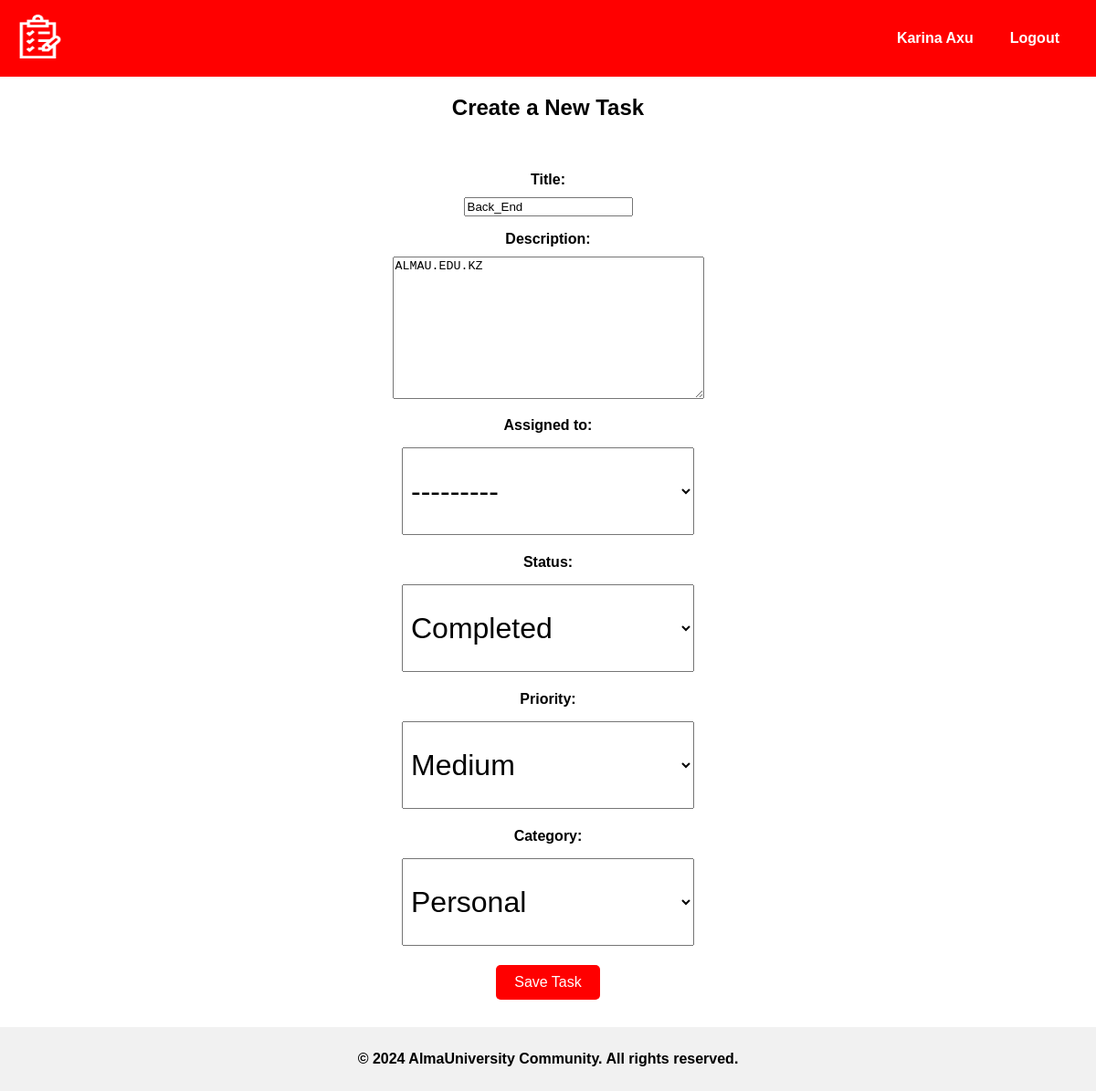
Page /tasks/6/edit/ (signed in) on the committed database.
### tasks/models.py (models this page shows, shortened)
class Task(models.Model):
    STATUS_CHOICES = [
        ('NS', 'Not Started'),
        ('IP', 'In Progress'),
        ('CO', 'Completed'),
    ]
    PRIORITY_CHOICES = [
        ('L', 'Low'),
        ('M', 'Medium'),
        ('H', 'High'),
    ]
    CATEGORY_CHOICES = [
        ('W', 'Work'),
        ('P', 'Personal'),
        ('U', 'Urgent'),
    ]
    title = models.CharField(max_length=255, default='')
    description = models.TextField(max_length=10000, default='', blank=True)
    assigned_to = models.ForeignKey(User, related_name='assigned_tasks', on_delete=models.CASCADE, null=True, blank=True)
    due_date = models.DateField(auto_now_add=True, null=True, blank=True)
    status = models.CharField(max_length=2, choices=STATUS_CHOICES, default='')
    priority = models.CharField(max_length=1, choices=PRIORITY_CHOICES, default='')
    category = models.CharField(max_length=1, choices=CATEGORY_CHOICES, default='')
    user = models.ForeignKey(User, on_delete=models.CASCADE, related_name='tasks')
    class Meta:
        verbose_name = 'Task'
        verbose_name_plural = 'Tasks'

### tasks/views.py (the view)
# urls.py: path('<int:pk>/edit/', views.task_update, name='task_update'),
@login_required
def task_update(request, pk):
    task = get_object_or_404(Task, pk=pk, user=request.user)
    if request.method == 'POST':
        form = TaskForm(request.POST, instance=task)
        if form.is_valid():
            form.save()
            return redirect('task_list')
    else:
        form = TaskForm(instance=task)
    return render(request, 'tasks/task_form.html', {'form': form})

### tasks/forms.py
class TaskForm(forms.ModelForm):
    class Meta:
        model = Task
        fields = ['title', 'description', 'assigned_to' , 'status', 'priority', 'category']
    def __init__(self, *args, **kwargs):
        user = kwargs.pop('user', None)
        super().__init__(*args, **kwargs)
        if user and user.groups.filter(name='Project Manager').exists():
            self.fields['assigned_to'].queryset = User.objects.all()
        else:
            self.fields['assigned_to'].queryset = User.objects.filter()

### tasks/templates/tasks/task_form.html (shortened to what this page needs)
{% extends 'base.html' %}
{% block content %}
<h2>Create a New Task</h2>
<form method="post" novalidate>
    {{ form.as_p }}
    <button type="submit">Save Task</button>
</form>
{% endblock %}

### templates/base.html (shortened to what this page needs)
<!DOCTYPE html>
<html lang="en">
<head>
    {% load static %}
    <link rel="stylesheet" href="{% static 'css/style.css' %}">
</head>
<body>
<header>
    <nav>
    <ul class="nav-links">
        <a href="{% url 'task_list' %}"><img src="{% static 'img/logo.png' %}" alt="logo" class="logo-img"></a>
    </ul>
            <ul class="auth-links">
                {% if user.is_authenticated %}
                <li>
                    <a href="{% url 'settings_page' %}">
                        {{ user.first_name }} {{ user.last_name }}
                    </a>
                </li>
                <li>
                    <a href="{% url 'logout' %}">Logout</a>
                </li>
                {% endif %}
            </ul>
    </nav>
    </header>
    <main>
        {% block content %}{% endblock %}
    </main>
    <footer>
        <p>&copy; 2024 AlmaUniversity Community. All rights reserved.</p>
    </footer>
</body>
</html>

### static/css/style.css (style rules this page uses)
body { font-family: Arial, sans-serif; margin: 0; padding: 0; display: flex; flex-direction: column; min-height: 100vh; }
header { background: red; color: white; }
nav { display: flex; justify-content: space-between; align-items: center; }
.nav-links, .auth-links { list-style-type: none; padding: 0 20px; display: flex; }
.nav-links li, .auth-links li { margin: 0 10px; list-style-type: none; }
.nav-links li a, .auth-links li a { color: white; text-decoration: none; list-style-type: none; padding: 10px; font-weight: bold; }
label { display: block; margin: 10px; font-weight: bold; }
select { width: 10em; height: 3em; padding: 5px; margin: 5px; font-size: 2em; }
p, h1, h2, h3 { color: black; text-align: center; list-style-type: none; font-weight: bold; }
footer { text-align: center; padding: 10px 0; background: #f1f1f1; margin-top: auto; }
form { padding: 20px; text-align: center; }
a { text-decoration: none; list-style-type: none; color: white; }
button { padding: 10px 20px; font-size: 16px; background-color: #ff0000; color: white; border: none; border-radius: 5px; cursor: pointer; display: block; margin: 10px auto; }
.logo-img { width: 3em; height: 3em; }

### rows in the picture
Task: title "Back_End", description "ALMAU.EDU.KZ", assigned_to "---------", status "Completed", priority "Medium", category "Personal"

### other values in the picture
{{ user.first_name }} "Karina"
{{ user.last_name }} "Axu"
